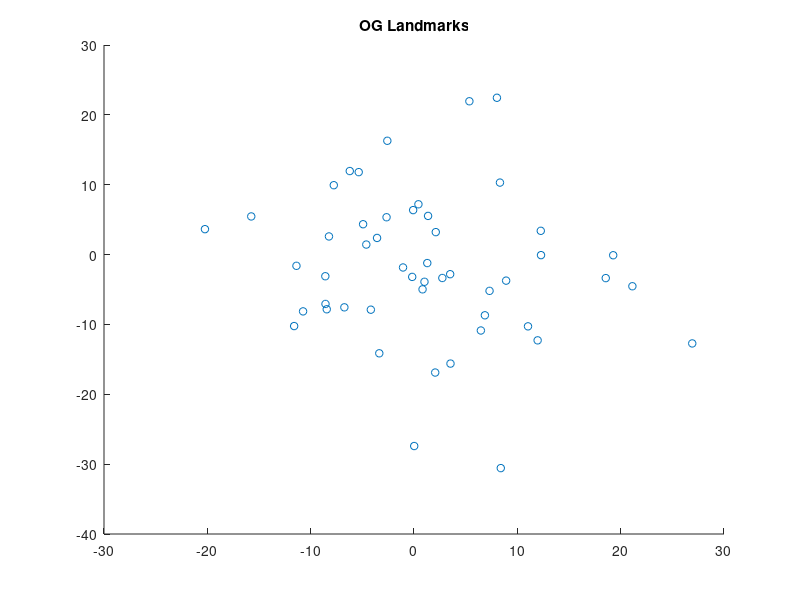

Recreate this plot in MATLAB. (Note: this script raises an error after producing the figure.)
% Make up some landmarks then localize
close all
clear all

nlm = 50; %number of landmarks

%set initial landmarks
landmarkloc = [randn(nlm,1)*10, randn(nlm,1)*10 ];

thresh = min(range(landmarkloc))*0.1;
windowsz = min(range(landmarkloc))*0.4;

%set initial robot locations
%thetan = (2*pi).*rand(1,1);
%robloc = [randn(1,1)*10, randn(1,1)*10 , thetan];
robloc = [-20 + rand*2, -20 + rand*2, 0.9 + rand*0.1];


lochist_actual = [];
lochist_odom = [];
lochist_corrected = [];

figure
%landmarks
h1 = scatter(landmarkloc(:,1), landmarkloc(:,2), 30, 'r*');
title('OG Landmarks')

%%

ff = figure(2);

while(1)

    %Odom robot position change
    roblocNew_Actual = robloc + [rand*3,rand*3,randn*0.1 ];
    roblocNew = roblocNew_Actual + [rand*0.2,rand*0.2,randn*0.01]; %noise added

    windowlandmarks = DataInWindow(landmarkloc,roblocNew([1,2]),windowsz);

    [nlw,~] = size(windowlandmarks);

    %Now get noisy measurement signals (this would normally just come form the
    %laser scan
    for ii = 1:nlw
       thtemp =  atan2(windowlandmarks(ii,2) - roblocNew_Actual(2), windowlandmarks(ii,1) - roblocNew_Actual(1) );
       bear = thtemp - roblocNew_Actual(3) + rand*0.01;
       dist = sqrt( (windowlandmarks(ii,2) - roblocNew_Actual(2))^2 + (windowlandmarks(ii,1) - roblocNew_Actual(1))^2 ) + rand*0.1;
       measuremarks(ii,:) = [dist,bear];
    end

    [Update, CurrentLandmarks] = localization2D(roblocNew, landmarkloc, measuremarks,thresh);

    lochist_actual = [ lochist_actual; roblocNew_Actual];
    lochist_odom = [ lochist_odom; roblocNew];
    lochist_corrected = [ lochist_corrected; Update];

    disp('We good?')
    Accuracy = (Update - roblocNew_Actual) ./ roblocNew_Actual

    clf(ff)

    
    %landmarks
    h1 = scatter(landmarkloc(:,1), landmarkloc(:,2), 30, 'r*');
    hold on
    h2 = scatter(CurrentLandmarks(:,1), CurrentLandmarks(:,2), 30, 'b*');
    hold on
    %Start Points
    h3 = quiver(robloc(1),robloc(2),cos(robloc(3)),sin(robloc(3)),'k','LineWidth',3);
    hold on

    %actual location
    h4 = quiver(roblocNew_Actual(1),roblocNew_Actual(2),cos(roblocNew_Actual(3)),sin(roblocNew_Actual(3)),'g','LineWidth',3);
    hold on
    h4 = plot(lochist_actual(:,1), lochist_actual(:,2), 'g-.');
    hold on
    %odom location
    h5 = quiver(roblocNew(1),roblocNew(2),cos(roblocNew(3)),sin(roblocNew(3)),'m','LineWidth',3);
    hold on
    h5 = plot(lochist_odom(:,1), lochist_odom(:,2), 'm-.');
    hold on
    %corrected location
    h6 = quiver(Update(1),Update(2),cos(Update(3)),sin(Update(3)),'c','LineWidth',3);
    hold on
    h6 = plot(lochist_corrected(:,1), lochist_corrected(:,2), 'c-.');
    hold off
    legend([h1(1),h2(1),h3(1),h4(1),h5(1),h6(1)],'True Landmark','Measured landmarks','Previous Location','Location Actual','Odometry Location','Corrected Location');

    robloc = Update;

    w = waitforbuttonpress;
    
    if w == 0
        %keep going
    else
        break;
    end
end
